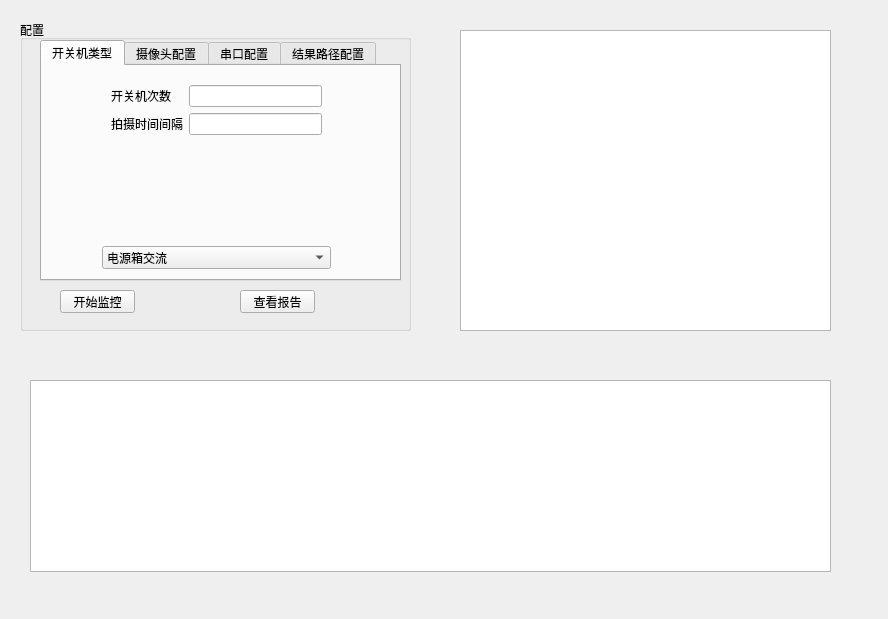
<?xml version="1.0" encoding="UTF-8"?>
<ui version="4.0">
 <class>Form</class>
 <widget class="QWidget" name="Form">
  <property name="geometry">
   <rect>
    <x>0</x>
    <y>0</y>
       <width>888</width>
       <height>619</height>
   </rect>
  </property>
  <property name="windowTitle">
      <string>Form</string>
  </property>
  <widget class="QGroupBox" name="groupBox">
   <property name="geometry">
    <rect>
        <x>20</x>
        <y>20</y>
        <width>391</width>
        <height>311</height>
    </rect>
   </property>
   <property name="title">
       <string>配置</string>
   </property>
      <widget class="QTabWidget" name="tabWidget">
          <property name="geometry">
              <rect>
                  <x>20</x>
                  <y>20</y>
                  <width>361</width>
                  <height>241</height>
              </rect>
          </property>
          <property name="currentIndex">
              <number>0</number>
          </property>
          <widget class="QWidget" name="tab">
              <attribute name="title">
                  <string>开关机类型</string>
              </attribute>
              <widget class="QStackedWidget" name="stackedWidget">
                  <property name="geometry">
                      <rect>
                          <x>60</x>
                          <y>10</y>
                          <width>229</width>
                          <height>157</height>
                      </rect>
                  </property>
      <property name="currentIndex">
       <number>0</number>
      </property>
      <widget class="QWidget" name="power_box">
       <layout class="QFormLayout" name="formLayout">
        <item row="0" column="0">
         <widget class="QLabel" name="label">
          <property name="text">
           <string>开关机次数</string>
          </property>
         </widget>
        </item>
        <item row="0" column="1">
         <widget class="QLineEdit" name="txt_box_num"/>
        </item>
        <item row="1" column="0">
         <widget class="QLabel" name="label_2">
          <property name="text">
           <string>拍摄时间间隔</string>
          </property>
         </widget>
        </item>
        <item row="1" column="1">
         <widget class="QLineEdit" name="txt_box_interval"/>
        </item>
       </layout>
      </widget>
      <widget class="QWidget" name="direct_power">
       <layout class="QFormLayout" name="formLayout_2">
        <item row="0" column="0">
         <widget class="QLabel" name="label_3">
          <property name="text">
           <string>开关机次数</string>
          </property>
         </widget>
        </item>
        <item row="0" column="1">
         <widget class="QLineEdit" name="txt_direct_num"/>
        </item>
        <item row="1" column="0">
         <widget class="QLabel" name="label_4">
          <property name="text">
           <string>关机时间</string>
          </property>
         </widget>
        </item>
        <item row="1" column="1">
         <widget class="QLineEdit" name="txt_direct_off_time"/>
        </item>
        <item row="2" column="0">
         <widget class="QLabel" name="label_5">
          <property name="text">
           <string>电源键值</string>
          </property>
         </widget>
        </item>
        <item row="2" column="1">
         <widget class="QLineEdit" name="txt_direct_power_key"/>
        </item>
        <item row="3" column="0">
         <widget class="QLabel" name="label_6">
          <property name="text">
           <string>拍摄时间间隔</string>
          </property>
         </widget>
        </item>
        <item row="3" column="1">
         <widget class="QLineEdit" name="txt_direct_interval"/>
        </item>
       </layout>
      </widget>
      <widget class="QWidget" name="pro800_power">
       <layout class="QFormLayout" name="formLayout_3">
        <item row="0" column="0">
         <widget class="QLabel" name="label_7">
          <property name="text">
           <string>开关机次数</string>
          </property>
         </widget>
        </item>
        <item row="0" column="1">
         <widget class="QLineEdit" name="txt_cross_num"/>
        </item>
        <item row="1" column="0">
         <widget class="QLabel" name="label_8">
          <property name="text">
           <string>继电器地址</string>
          </property>
         </widget>
        </item>
        <item row="1" column="1">
         <widget class="QLineEdit" name="txt_cross_address"/>
        </item>
        <item row="2" column="0">
         <widget class="QLabel" name="label_9">
          <property name="text">
           <string>开机键值</string>
          </property>
         </widget>
        </item>
        <item row="3" column="0">
         <widget class="QLabel" name="label_10">
          <property name="text">
           <string>关机键值</string>
          </property>
         </widget>
        </item>
        <item row="3" column="1">
         <widget class="QLineEdit" name="txt_cross_off_key"/>
        </item>
        <item row="4" column="0">
         <widget class="QLabel" name="label_21">
          <property name="text">
           <string>拍摄时间间隔</string>
          </property>
         </widget>
        </item>
        <item row="4" column="1">
         <widget class="QLineEdit" name="txt_cross_interval"/>
        </item>
           <item row="2" column="1">
               <widget class="QLineEdit" name="txt_cross_on_key"/>
           </item>
       </layout>
      </widget>
     </widget>
     <widget class="QComboBox" name="comboBox">
         <property name="geometry">
             <rect>
                 <x>60</x>
                 <y>180</y>
                 <width>229</width>
                 <height>23</height>
             </rect>
         </property>
      <item>
       <property name="text">
        <string>电源箱交流</string>
       </property>
      </item>
      <item>
       <property name="text">
        <string>红外直流</string>
       </property>
      </item>
      <item>
       <property name="text">
        <string>PRO800交流</string>
       </property>
      </item>
     </widget>
          </widget>
          <widget class="QWidget" name="tab_2">
              <attribute name="title">
                  <string>摄像头配置</string>
              </attribute>
              <widget class="QTableWidget" name="camera_table">
                  <property name="geometry">
                      <rect>
                          <x>50</x>
                          <y>10</y>
                          <width>231</width>
                          <height>141</height>
                      </rect>
                  </property>
                  <property name="columnCount">
                      <number>3</number>
                  </property>
                  <column>
                      <property name="text">
                          <string>Tag</string>
                      </property>
                  </column>
                  <column>
                      <property name="text">
                          <string>Name</string>
                      </property>
                  </column>
                  <column>
                      <property name="text">
                          <string>ID</string>
                      </property>
                  </column>
     </widget>
              <widget class="QPushButton" name="add_camera_btn">
                  <property name="geometry">
                      <rect>
                          <x>127</x>
                          <y>170</y>
                          <width>71</width>
                          <height>25</height>
                      </rect>
                  </property>
      <property name="text">
          <string>打开摄像头</string>
      </property>
     </widget>
              <widget class="QPushButton" name="capture_std_btn">
                  <property name="geometry">
                      <rect>
                          <x>204</x>
                          <y>170</y>
                          <width>71</width>
                          <height>25</height>
                      </rect>
                  </property>
      <property name="text">
          <string>拍摄标准图</string>
      </property>
     </widget>
              <widget class="QPushButton" name="refresh_camera_table_btn">
                  <property name="geometry">
                      <rect>
                          <x>50</x>
                          <y>170</y>
                          <width>71</width>
                          <height>25</height>
                      </rect>
                  </property>
                  <property name="text">
                      <string>刷新列表</string>
                  </property>
              </widget>
          </widget>
          <widget class="QWidget" name="tab_3">
              <attribute name="title">
                  <string>串口配置</string>
              </attribute>
              <widget class="QComboBox" name="port_lists_combox">
                  <property name="geometry">
                      <rect>
                          <x>135</x>
                          <y>101</y>
                          <width>69</width>
                          <height>23</height>
                      </rect>
                  </property>
              </widget>
              <widget class="QPushButton" name="open_port_btn">
                  <property name="geometry">
                      <rect>
                          <x>210</x>
                          <y>100</y>
                          <width>75</width>
                          <height>25</height>
                      </rect>
                  </property>
                  <property name="text">
                      <string>打开COM</string>
                  </property>
              </widget>
              <widget class="QPushButton" name="refresh_port_btn">
                  <property name="geometry">
                      <rect>
                          <x>54</x>
                          <y>100</y>
                          <width>75</width>
                          <height>25</height>
                      </rect>
                  </property>
                  <property name="text">
                      <string>刷新</string>
                  </property>
              </widget>
          </widget>
          <widget class="QWidget" name="tab_4">
              <attribute name="title">
                  <string>结果路径配置</string>
              </attribute>
              <widget class="QPushButton" name="result_dir_btn">
                  <property name="geometry">
                      <rect>
                          <x>199</x>
                          <y>89</y>
                          <width>92</width>
                          <height>25</height>
                      </rect>
                  </property>
                  <property name="text">
                      <string>结果路径</string>
                  </property>
              </widget>
              <widget class="QLineEdit" name="result_dir_txt">
                  <property name="geometry">
                      <rect>
                          <x>60</x>
                          <y>90</y>
                          <width>133</width>
                          <height>23</height>
                      </rect>
      </property>
              </widget>
          </widget>
      </widget>
      <widget class="QPushButton" name="pushButton">
          <property name="geometry">
              <rect>
                  <x>40</x>
                  <y>270</y>
                  <width>75</width>
                  <height>23</height>
              </rect>
          </property>
          <property name="text">
              <string>开始监控</string>
          </property>
      </widget>
      <widget class="QPushButton" name="pushButton_2">
          <property name="geometry">
              <rect>
                  <x>220</x>
                  <y>270</y>
                  <width>75</width>
                  <height>23</height>
              </rect>
          </property>
          <property name="text">
              <string>查看报告</string>
          </property>
      </widget>
  </widget>
     <widget class="QTableWidget" name="tableWidget">
         <property name="geometry">
             <rect>
                 <x>460</x>
                 <y>30</y>
                 <width>371</width>
                 <height>301</height>
             </rect>
         </property>
     </widget>
     <widget class="QTableWidget" name="tableWidget_2">
         <property name="geometry">
             <rect>
                 <x>30</x>
                 <y>380</y>
                 <width>801</width>
                 <height>192</height>
             </rect>
         </property>
  </widget>
 </widget>
 <resources/>
    <connections/>
</ui>
